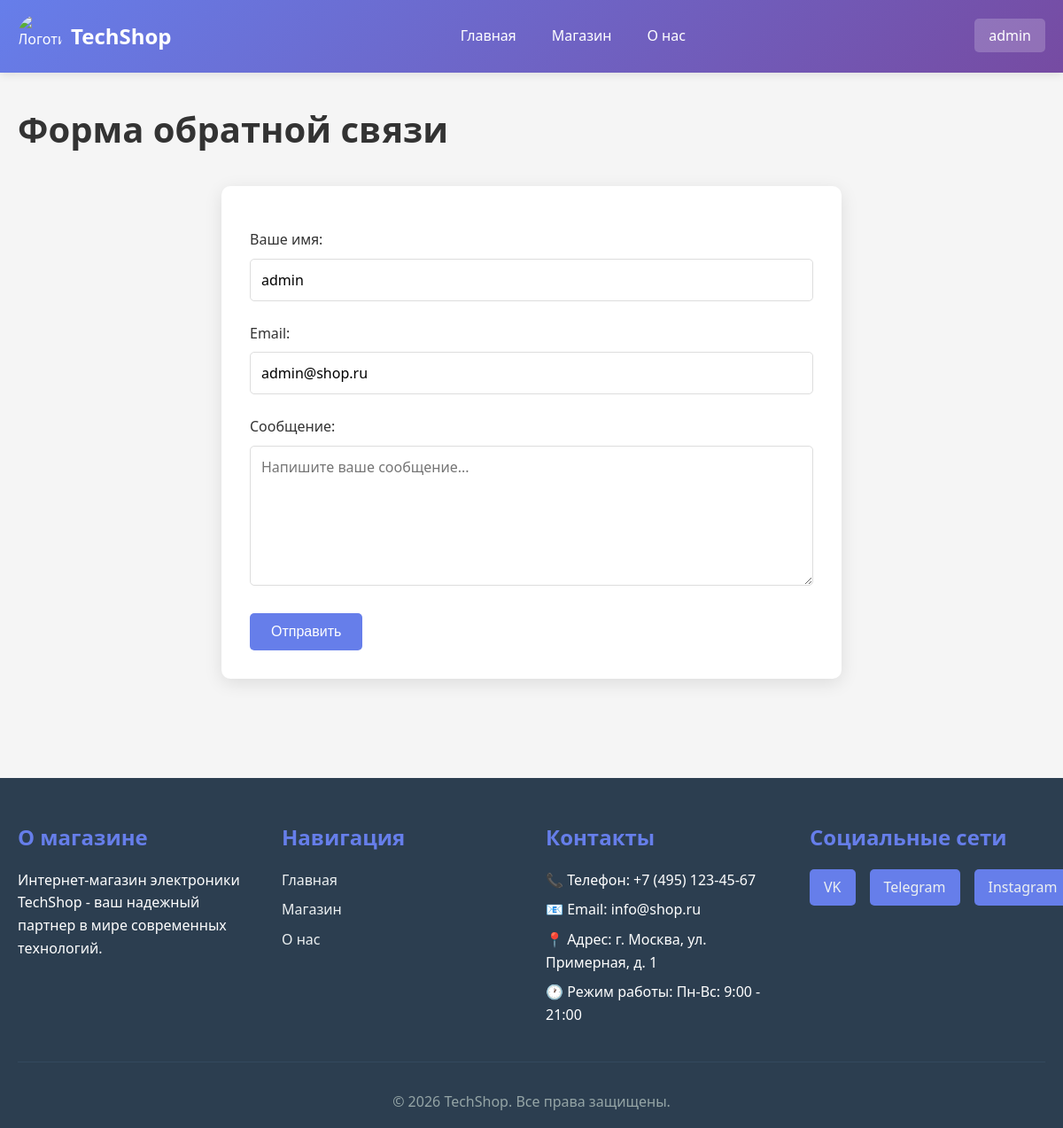
The app's page /feedback.php (signed in) with its own data.
### tables this page shows
CREATE TABLE IF NOT EXISTS users (
    id INT AUTO_INCREMENT PRIMARY KEY,
    username VARCHAR(50) NOT NULL UNIQUE,
    email VARCHAR(100) NOT NULL UNIQUE,
    password VARCHAR(255) NOT NULL,
    created_at TIMESTAMP DEFAULT CURRENT_TIMESTAMP
);

### config.php (called while the page is built, shortened)
<?php
function getDBConnection() {
    $conn = new mysqli(DB_HOST, DB_USER, DB_PASS, DB_NAME);
    $conn->set_charset("utf8mb4");
    return $conn;
}
function isLoggedIn() {
    return isset($_SESSION['user_id']);
}
function getCurrentUser() {
    $conn = getDBConnection();
    $stmt = $conn->prepare("SELECT id, username, email FROM users WHERE id = ?");
    $stmt->bind_param("i", $_SESSION['user_id']);
    $stmt->execute();
    $result = $stmt->get_result();
    $user = $result->fetch_assoc();
    return $user;
}
?>

### feedback.php (the view, shortened to what this page needs)
<?php
require_once 'config.php';
?>
<!DOCTYPE html>
<html lang="ru">
<head>
    <link rel="stylesheet" href="css/style.css">
</head>
<body>
    <?php include 'includes/header.php'; ?>
    <main>
        <div class="container">
            <h1>Форма обратной связи</h1>
            <div class="feedback-form-container">
                <form method="POST" action="feedback.php" class="feedback-form">
                    <div class="form-group">
                        <label for="name">Ваше имя:</label>
                        <input type="text" id="name" name="name" value="<?php echo htmlspecialchars($user['username'] ?? ''); ?>" required>
                    </div>
                    <div class="form-group">
                        <label for="email">Email:</label>
                        <input type="email" id="email" name="email" value="<?php echo htmlspecialchars($user['email'] ?? ''); ?>" required>
                    </div>
                    <div class="form-group">
                        <label for="message">Сообщение:</label>
                        <textarea id="message" name="message" rows="6" required placeholder="Напишите ваше сообщение..."></textarea>
                    </div>
                    <button type="submit" class="btn btn-primary">Отправить</button>
                </form>
            </div>
        </div>
    </main>
    <?php include 'includes/footer.php'; ?>
</body>
</html>

### includes/header.php (shortened to what this page needs)
<?php
$current_page = basename($_SERVER['PHP_SELF']);
?>
<header class="site-header">
    <div class="container">
        <div class="header-content">
            <div class="logo">
                <a href="index.php">
                    <img src="images/logo.png" alt="Логотип" class="logo-img">
                    <span class="logo-text">TechShop</span>
                </a>
            </div>
            <nav class="navbar">
                <ul class="nav-menu">
                    <li><a href="index.php" class="<?php echo $current_page == 'index.php' ? 'active' : ''; ?>">Главная</a></li>
                    <li><a href="shop.php" class="<?php echo $current_page == 'shop.php' ? 'active' : ''; ?>">Магазин</a></li>
                    <li><a href="about.php" class="<?php echo $current_page == 'about.php' ? 'active' : ''; ?>">О нас</a></li>
                </ul>
            </nav>
            <div class="header-actions">
                <?php if (isLoggedIn()): ?>
                    <?php $user = getCurrentUser(); ?>
                    <div class="user-menu">
                        <span class="username"><?php echo htmlspecialchars($user['username']); ?></span>
                    </div>
                <?php else: ?>
                    <a href="login.php" class="btn btn-small">Войти</a>
                    <a href="register.php" class="btn btn-small btn-outline">Регистрация</a>
                <?php endif; ?>
            </div>
        </div>
    </div>
</header>

### css/style.css (style rules this page uses)
* { margin: 0; padding: 0; box-sizing: border-box; }
body { font-family: 'Segoe UI', Tahoma, Geneva, Verdana, sans-serif; line-height: 1.6; color: #333; background-color: #f5f5f5; margin: 0; padding: 0; overflow-x: hidden; }
.container { max-width: 1200px; margin: 0 auto; padding: 0 20px; width: 100%; box-sizing: border-box; }
h1, h2, h3 { margin-top: 0; margin-bottom: 1rem; }
h1 { font-size: 2.5rem; margin-bottom: 1.5rem; }
.site-header { background: linear-gradient(135deg, #667eea 0%, #764ba2 100%); color: white; padding: 1rem 0; box-shadow: 0 2px 10px rgba(0,0,0,0.1); position: relative; z-index: 100; width: 100%; }
.header-content { display: flex; justify-content: space-between; align-items: center; flex-wrap: wrap; gap: 1rem; }
.logo { display: flex; align-items: center; gap: 10px; flex-shrink: 0; }
.logo a { display: flex; align-items: center; gap: 10px; text-decoration: none; color: white; transition: opacity 0.3s; }
.logo-img { width: 50px; height: 50px; border-radius: 50%; object-fit: cover; display: block; }
.logo-text { font-size: 1.5rem; font-weight: bold; white-space: nowrap; }
.navbar { flex: 1; display: flex; justify-content: center; }
.navbar ul { display: flex; list-style: none; gap: 0.5rem; margin: 0; padding: 0; flex-wrap: wrap; align-items: center; }
.navbar li { margin: 0; padding: 0; }
.navbar a { color: white; text-decoration: none; font-weight: 500; transition: all 0.3s; padding: 0.5rem 1rem; border-radius: 5px; display: block; white-space: nowrap; }
.header-actions { display: flex; gap: 0.75rem; align-items: center; flex-shrink: 0; flex-wrap: wrap; }
.user-menu { position: relative; }
.username { cursor: pointer; padding: 0.5rem 1rem; background-color: rgba(255,255,255,0.2); border-radius: 5px; }
.btn { display: inline-block; padding: 0.75rem 1.5rem; background-color: #667eea; color: white; text-decoration: none; border: none; border-radius: 5px; cursor: pointer; font-size: 1rem; transition: all 0.3s; }
.btn-primary { background-color: #667eea; }
main { min-height: calc(100vh - 200px); padding: 2rem 0; margin-top: 0; clear: both; }
.form-group { margin-bottom: 1.5rem; }
.form-group label { display: block; margin-bottom: 0.5rem; font-weight: 500; }
.form-group input, .form-group textarea, .form-group select { width: 100%; padding: 0.75rem; border: 1px solid #ddd; border-radius: 5px; font-size: 1rem; font-family: inherit; }
.form-group textarea { resize: vertical; }
.feedback-form-container { max-width: 700px; margin: 2rem auto; background: white; padding: 2rem; border-radius: 10px; box-shadow: 0 5px 20px rgba(0,0,0,0.1); }
.feedback-form { margin-top: 1rem; }

### records on screen
users: username "admin", name "admin", email "admin@shop.ru"
